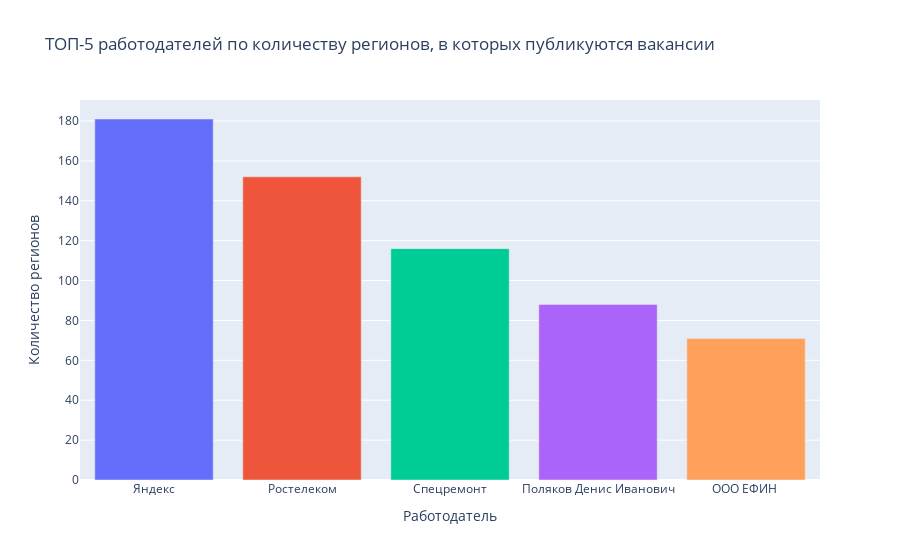

The cell this chart's notebook holds for it:
### Markdown cell above
3. Для каждого работодателя посчитайте количество регионов, в которых он публикует свои вакансии. Отсортируйте результат по убыванию количества.

### Code cell
# текст запроса
query_5_3 = '''
SELECT
	e.name empl,
	COUNT(DISTINCT v.area_id) ar_cnt
FROM
	employers e
JOIN
	vacancies v ON e.id = v.employer_id
GROUP BY e.id
ORDER BY ar_cnt DESC
'''
# результат запроса
empl_area = pd.read_sql_query(query_5_3, connection)
display(empl_area.head())
yandex_ar_cnt = empl_area.loc[0, 'ar_cnt']
print(f'Максимальное значение количества регионов, в которых один работодатель публикует вакансии : {yandex_ar_cnt}')
# визуализация ТОП-5 работодателей по количеству вакансий
# визуализация распределения количества вакансий по требуемому опыту
fig = px.bar(
    empl_area.head(),
    x='empl', y='ar_cnt', color='empl',
    title='ТОП-5 работодателей по количеству регионов, в которых публикуются вакансии',
    labels={
		'empl': 'Работодатель',
		'ar_cnt': 'Количество регионов'	
	})
fig.update_layout(showlegend=False)
fig.update_traces(marker_coloraxis=None)
fig.write_image('./img/5_3.png', scale=1, width=1200, height=400)
fig.show()

reports['report_5_3'] = f"""
<img src='./img/5_3.png'>

Яндекс уверенно лидирует и здесь 👍🏻 с количестом регионов, где публикует вакансии {yandex_ar_cnt}.
На втором месте идёт Ростелеком.
На четвертном месте идёт частное лицо Поляков Денис Иванович.
По данным dreamjob.ru он занимается промоушеном в разных регионах.
Основная деятельность: распространение листовок.
"""

### Figure 1 — Plotly figure (JSON) as saved in the notebook; plotly's stock layout.template omitted (floating-point values rounded to 4 significant figures)
{"data": [{"alignmentgroup": "True", "hovertemplate": "Работодатель=%{x}<br>Количество регионов=%{y}<extra></extra>", "legendgroup": "Яндекс", "marker": {"color": "#636efa", "pattern": {"shape": ""}}, "name": "Яндекс", "offsetgroup": "Яндекс", "orientation": "v", "showlegend": true, "textposition": "auto", "type": "bar", "x": ["Яндекс"], "xaxis": "x", "y": [181], "yaxis": "y"}, {"alignmentgroup": "True", "hovertemplate": "Работодатель=%{x}<br>Количество регионов=%{y}<extra></extra>", "legendgroup": "Ростелеком", "marker": {"color": "#EF553B", "pattern": {"shape": ""}}, "name": "Ростелеком", "offsetgroup": "Ростелеком", "orientation": "v", "showlegend": true, "textposition": "auto", "type": "bar", "x": ["Ростелеком"], "xaxis": "x", "y": [152], "yaxis": "y"}, {"alignmentgroup": "True", "hovertemplate": "Работодатель=%{x}<br>Количество регионов=%{y}<extra></extra>", "legendgroup": "Спецремонт", "marker": {"color": "#00cc96", "pattern": {"shape": ""}}, "name": "Спецремонт", "offsetgroup": "Спецремонт", "orientation": "v", "showlegend": true, "textposition": "auto", "type": "bar", "x": ["Спецремонт"], "xaxis": "x", "y": [116], "yaxis": "y"}, {"alignmentgroup": "True", "hovertemplate": "Работодатель=%{x}<br>Количество регионов=%{y}<extra></extra>", "legendgroup": "Поляков Денис Иванович", "marker": {"color": "#ab63fa", "pattern": {"shape": ""}}, "name": "Поляков Денис Иванович", "offsetgroup": "Поляков Денис Иванович", "orientation": "v", "showlegend": true, "textposition": "auto", "type": "bar", "x": ["Поляков Денис Иванович"], "xaxis": "x", "y": [88], "yaxis": "y"}, {"alignmentgroup": "True", "hovertemplate": "Работодатель=%{x}<br>Количество регионов=%{y}<extra></extra>", "legendgroup": "ООО ЕФИН ", "marker": {"color": "#FFA15A", "pattern": {"shape": ""}}, "name": "ООО ЕФИН ", "offsetgroup": "ООО ЕФИН ", "orientation": "v", "showlegend": true, "textposition": "auto", "type": "bar", "x": ["ООО ЕФИН "], "xaxis": "x", "y": [71], "yaxis": "y"}], "layout": {"barmode": "relative", "legend": {"title": {"text": "Работодатель"}, "tracegroupgap": 0}, "showlegend": false, "title": {"text": "ТОП-5 работодателей по количеству регионов, в которых публикуются вакансии"}, "xaxis": {"anchor": "y", "categoryarray": ["Яндекс", "Ростелеком", "Спецремонт", "Поляков Денис Иванович", "ООО ЕФИН "], "categoryorder": "array", "domain": [0, 1], "title": {"text": "Работодатель"}}, "yaxis": {"anchor": "x", "domain": [0, 1], "title": {"text": "Количество регионов"}}}}
